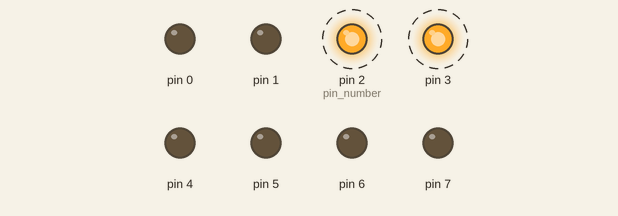
The program below on a simulated Arduino Uno, built with avr-gcc and run on an emulated ATmega328P. Parts: output pins drawn as LEDs (lit = HIGH). Dashed ring = blinking.

Above: at 0.06 s.
Timing chart, 0 to 3.0 s (numbered marks = the images above):
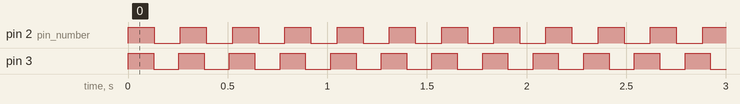

The program:

main.cpp
```cpp
// (licence header left out)
#include <Arduino.h>

/**
 * @brief State of a blinking output
 *
 */
typedef struct {
  long next_action_at;
  long half_period;
  uint8_t pin_number;
} blink_t;

/**
 * @brief Update function for blinking an output
 * Non-Blocking, call repeatedly!
 *
 * @param state
 */
void blink(blink_t* state){
  signed long now = millis();
  if((now - state->next_action_at) >= 0) {
    // BUGGY: PIND |= _BV(state->pin_number);
    PIND = _BV(state->pin_number);
    state->next_action_at += (*state).half_period;
  }
}

blink_t s1;
blink_t s2;

/**
 * @brief GPIO and state setup
 *
 */
void setup() {
  unsigned long now = millis();
  s1.pin_number = 2;
  s1.half_period = 131;
  s1.next_action_at = now;

  s2.pin_number = 3;
  s2.half_period = 127;
  s2.next_action_at = now;

  DDRD = 0xff;
}

/**
 * @brief Loop: called periodically by the arduino framework
 *
 */
void loop() {
  blink(&s1);
  blink(&s2);
}
```

Measured:
- by itself, pin 2 (pin_number), pin 3: alternates HIGH for 0.13 s and LOW for 0.13 s
